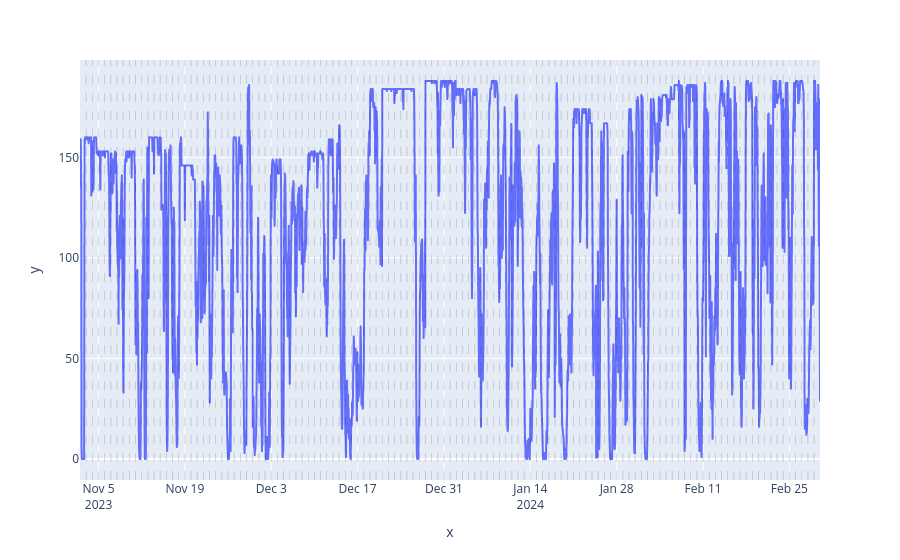

The cell this chart's notebook holds for it:
### Markdown cell above
- Import data
- Impute missing values

### Code cell
# Set the parameters
ressource_nb = 2
start_date = "2022-06-01 00:00:00" # Note: don't modify the start & end date for following requests
end_date = "2024-03-01 00:00:00"
eic_code = "17W0000014455708"
production_type = None
production_subtype = None

# Download generation data: don't forget to set the api_delay_bypass to true in the params in this case,
# and to reset it to false if you know that you will download fresh data from the api
gen_data = get_rte_data(ressource_nb = ressource_nb,
                        start_date = start_date,
                        end_date = end_date,
                        eic_code = eic_code,
                        production_type = production_type,
                        production_subtype = production_subtype)

# Preprocess the data with the preprocess pipeline: check data quality,
# construct a time-consistent df, constrain min and max values and impute missing values
gen_data_dt_preprocessed = preprocess_data(gen_data)

# Plot
plot_time_serie(gen_data_dt_preprocessed,
                "",
                "value",
                dt_index = True)

### Figure 1 — Plotly figure (JSON) as saved in the notebook; plotly's stock layout.template omitted (floating-point values rounded to 4 significant figures; data arrays with more than 128 entries replaced by an {"elided": "..."} marker saying what was removed)
{"data": [{"hovertemplate": "x=%{x}<br>y=%{y}<extra></extra>", "legendgroup": "", "line": {"color": "#636efa", "dash": "solid"}, "marker": {"symbol": "circle"}, "mode": "lines", "name": "", "showlegend": false, "type": "scattergl", "x": {"elided": "2880 str values"}, "xaxis": "x", "y": {"elided": "2880 float values"}, "yaxis": "y"}], "layout": {"legend": {"tracegroupgap": 0}, "margin": {"t": 60}, "shapes": [{"line": {"color": "black", "dash": "dash", "width": 0.5}, "opacity": 0.3, "type": "line", "x0": "2023-11-03T00:00:00", "x1": "2023-11-03T00:00:00", "xref": "x", "y0": 0, "y1": 1, "yref": "y domain"}, {"line": {"color": "black", "dash": "dash", "width": 0.5}, "opacity": 0.3, "type": "line", "x0": "2023-11-04T00:00:00", "x1": "2023-11-04T00:00:00", "xref": "x", "y0": 0, "y1": 1, "yref": "y domain"}, {"line": {"color": "black", "dash": "dash", "width": 0.5}, "opacity": 0.3, "type": "line", "x0": "2023-11-05T00:00:00", "x1": "2023-11-05T00:00:00", "xref": "x", "y0": 0, "y1": 1, "yref": "y domain"}, {"line": {"color": "black", "dash": "dash", "width": 0.5}, "opacity": 0.3, "type": "line", "x0": "2023-11-06T00:00:00", "x1": "2023-11-06T00:00:00", "xref": "x", "y0": 0, "y1": 1, "yref": "y domain"}, {"line": {"color": "black", "dash": "dash", "width": 0.5}, "opacity": 0.3, "type": "line", "x0": "2023-11-07T00:00:00", "x1": "2023-11-07T00:00:00", "xref": "x", "y0": 0, "y1": 1, "yref": "y domain"}, {"line": {"color": "black", "dash": "dash", "width": 0.5}, "opacity": 0.3, "type": "line", "x0": "2023-11-08T00:00:00", "x1": "2023-11-08T00:00:00", "xref": "x", "y0": 0, "y1": 1, "yref": "y domain"}, {"line": {"color": "black", "dash": "dash", "width": 0.5}, "opacity": 0.3, "type": "line", "x0": "2023-11-09T00:00:00", "x1": "2023-11-09T00:00:00", "xref": "x", "y0": 0, "y1": 1, "yref": "y domain"}, {"line": {"color": "black", "dash": "dash", "width": 0.5}, "opacity": 0.3, "type": "line", "x0": "2023-11-10T00:00:00", "x1": "2023-11-10T00:00:00", "xref": "x", "y0": 0, "y1": 1, "yref": "y domain"}, {"line": {"color": "black", "dash": "dash", "width": 0.5}, "opacity": 0.3, "type": "line", "x0": "2023-11-11T00:00:00", "x1": "2023-11-11T00:00:00", "xref": "x", "y0": 0, "y1": 1, "yref": "y domain"}, {"line": {"color": "black", "dash": "dash", "width": 0.5}, "opacity": 0.3, "type": "line", "x0": "2023-11-12T00:00:00", "x1": "2023-11-12T00:00:00", "xref": "x", "y0": 0, "y1": 1, "yref": "y domain"}, {"line": {"color": "black", "dash": "dash", "width": 0.5}, "opacity": 0.3, "type": "line", "x0": "2023-11-13T00:00:00", "x1": "2023-11-13T00:00:00", "xref": "x", "y0": 0, "y1": 1, "yref": "y domain"}, {"line": {"color": "black", "dash": "dash", "width": 0.5}, "opacity": 0.3, "type": "line", "x0": "2023-11-14T00:00:00", "x1": "2023-11-14T00:00:00", "xref": "x", "y0": 0, "y1": 1, "yref": "y domain"}, {"line": {"color": "black", "dash": "dash", "width": 0.5}, "opacity": 0.3, "type": "line", "x0": "2023-11-15T00:00:00", "x1": "2023-11-15T00:00:00", "xref": "x", "y0": 0, "y1": 1, "yref": "y domain"}, {"line": {"color": "black", "dash": "dash", "width": 0.5}, "opacity": 0.3, "type": "line", "x0": "2023-11-16T00:00:00", "x1": "2023-11-16T00:00:00", "xref": "x", "y0": 0, "y1": 1, "yref": "y domain"}, {"line": {"color": "black", "dash": "dash", "width": 0.5}, "opacity": 0.3, "type": "line", "x0": "2023-11-17T00:00:00", "x1": "2023-11-17T00:00:00", "xref": "x", "y0": 0, "y1": 1, "yref": "y domain"}, {"line": {"color": "black", "dash": "dash", "width": 0.5}, "opacity": 0.3, "type": "line", "x0": "2023-11-18T00:00:00", "x1": "2023-11-18T00:00:00", "xref": "x", "y0": 0, "y1": 1, "yref": "y domain"}, {"line": {"color": "black", "dash": "dash", "width": 0.5}, "opacity": 0.3, "type": "line", "x0": "2023-11-19T00:00:00", "x1": "2023-11-19T00:00:00", "xref": "x", "y0": 0, "y1": 1, "yref": "y domain"}, {"line": {"color": "black", "dash": "dash", "width": 0.5}, "opacity": 0.3, "type": "line", "x0": "2023-11-20T00:00:00", "x1": "2023-11-20T00:00:00", "xref": "x", "y0": 0, "y1": 1, "yref": "y domain"}, {"line": {"color": "black", "dash": "dash", "width": 0.5}, "opacity": 0.3, "type": "line", "x0": "2023-11-21T00:00:00", "x1": "2023-11-21T00:00:00", "xref": "x", "y0": 0, "y1": 1, "yref": "y domain"}, {"line": {"color": "black", "dash": "dash", "width": 0.5}, "opacity": 0.3, "type": "line", "x0": "2023-11-22T00:00:00", "x1": "2023-11-22T00:00:00", "xref": "x", "y0": 0, "y1": 1, "yref": "y domain"}, {"line": {"color": "black", "dash": "dash", "width": 0.5}, "opacity": 0.3, "type": "line", "x0": "2023-11-23T00:00:00", "x1": "2023-11-23T00:00:00", "xref": "x", "y0": 0, "y1": 1, "yref": "y domain"}, {"line": {"color": "black", "dash": "dash", "width": 0.5}, "opacity": 0.3, "type": "line", "x0": "2023-11-24T00:00:00", "x1": "2023-11-24T00:00:00", "xref": "x", "y0": 0, "y1": 1, "yref": "y domain"}, {"line": {"color": "black", "dash": "dash", "width": 0.5}, "opacity": 0.3, "type": "line", "x0": "2023-11-25T00:00:00", "x1": "2023-11-25T00:00:00", "xref": "x", "y0": 0, "y1": 1, "yref": "y domain"}, {"line": {"color": "black", "dash": "dash", "width": 0.5}, "opacity": 0.3, "type": "line", "x0": "2023-11-26T00:00:00", "x1": "2023-11-26T00:00:00", "xref": "x", "y0": 0, "y1": 1, "yref": "y domain"}, {"line": {"color": "black", "dash": "dash", "width": 0.5}, "opacity": 0.3, "type": "line", "x0": "2023-11-27T00:00:00", "x1": "2023-11-27T00:00:00", "xref": "x", "y0": 0, "y1": 1, "yref": "y domain"}, {"line": {"color": "black", "dash": "dash", "width": 0.5}, "opacity": 0.3, "type": "line", "x0": "2023-11-28T00:00:00", "x1": "2023-11-28T00:00:00", "xref": "x", "y0": 0, "y1": 1, "yref": "y domain"}, {"line": {"color": "black", "dash": "dash", "width": 0.5}, "opacity": 0.3, "type": "line", "x0": "2023-11-29T00:00:00", "x1": "2023-11-29T00:00:00", "xref": "x", "y0": 0, "y1": 1, "yref": "y domain"}, {"line": {"color": "black", "dash": "dash", "width": 0.5}, "opacity": 0.3, "type": "line", "x0": "2023-11-30T00:00:00", "x1": "2023-11-30T00:00:00", "xref": "x", "y0": 0, "y1": 1, "yref": "y domain"}, {"line": {"color": "black", "dash": "dash", "width": 0.5}, "opacity": 0.3, "type": "line", "x0": "2023-12-01T00:00:00", "x1": "2023-12-01T00:00:00", "xref": "x", "y0": 0, "y1": 1, "yref": "y domain"}, {"line": {"color": "black", "dash": "dash", "width": 0.5}, "opacity": 0.3, "type": "line", "x0": "2023-12-02T00:00:00", "x1": "2023-12-02T00:00:00", "xref": "x", "y0": 0, "y1": 1, "yref": "y domain"}, {"line": {"color": "black", "dash": "dash", "width": 0.5}, "opacity": 0.3, "type": "line", "x0": "2023-12-03T00:00:00", "x1": "2023-12-03T00:00:00", "xref": "x", "y0": 0, "y1": 1, "yref": "y domain"}, {"line": {"color": "black", "dash": "dash", "width": 0.5}, "opacity": 0.3, "type": "line", "x0": "2023-12-04T00:00:00", "x1": "2023-12-04T00:00:00", "xref": "x", "y0": 0, "y1": 1, "yref": "y domain"}, {"line": {"color": "black", "dash": "dash", "width": 0.5}, "opacity": 0.3, "type": "line", "x0": "2023-12-05T00:00:00", "x1": "2023-12-05T00:00:00", "xref": "x", "y0": 0, "y1": 1, "yref": "y domain"}, {"line": {"color": "black", "dash": "dash", "width": 0.5}, "opacity": 0.3, "type": "line", "x0": "2023-12-06T00:00:00", "x1": "2023-12-06T00:00:00", "xref": "x", "y0": 0, "y1": 1, "yref": "y domain"}, {"line": {"color": "black", "dash": "dash", "width": 0.5}, "opacity": 0.3, "type": "line", "x0": "2023-12-07T00:00:00", "x1": "2023-12-07T00:00:00", "xref": "x", "y0": 0, "y1": 1, "yref": "y domain"}, {"line": {"color": "black", "dash": "dash", "width": 0.5}, "opacity": 0.3, "type": "line", "x0": "2023-12-08T00:00:00", "x1": "2023-12-08T00:00:00", "xref": "x", "y0": 0, "y1": 1, "yref": "y domain"}, {"line": {"color": "black", "dash": "dash", "width": 0.5}, "opacity": 0.3, "type": "line", "x0": "2023-12-09T00:00:00", "x1": "2023-12-09T00:00:00", "xref": "x", "y0": 0, "y1": 1, "yref": "y domain"}, {"line": {"color": "black", "dash": "dash", "width": 0.5}, "opacity": 0.3, "type": "line", "x0": "2023-12-10T00:00:00", "x1": "2023-12-10T00:00:00", "xref": "x", "y0": 0, "y1": 1, "yref": "y domain"}, {"line": {"color": "black", "dash": "dash", "width": 0.5}, "opacity": 0.3, "type": "line", "x0": "2023-12-11T00:00:00", "x1": "2023-12-11T00:00:00", "xref": "x", "y0": 0, "y1": 1, "yref": "y domain"}, {"line": {"color": "black", "dash": "dash", "width": 0.5}, "opacity": 0.3, "type": "line", "x0": "2023-12-12T00:00:00", "x1": "2023-12-12T00:00:00", "xref": "x", "y0": 0, "y1": 1, "yref": "y domain"}, {"line": {"color": "black", "dash": "dash", "width": 0.5}, "opacity": 0.3, "type": "line", "x0": "2023-12-13T00:00:00", "x1": "2023-12-13T00:00:00", "xref": "x", "y0": 0, "y1": 1, "yref": "y domain"}, {"line": {"color": "black", "dash": "dash", "width": 0.5}, "opacity": 0.3, "type": "line", "x0": "2023-12-14T00:00:00", "x1": "2023-12-14T00:00:00", "xref": "x", "y0": 0, "y1": 1, "yref": "y domain"}, {"line": {"color": "black", "dash": "dash", "width": 0.5}, "opacity": 0.3, "type": "line", "x0": "2023-12-15T00:00:00", "x1": "2023-12-15T00:00:00", "xref": "x", "y0": 0, "y1": 1, "yref": "y domain"}, {"line": {"color": "black", "dash": "dash", "width": 0.5}, "opacity": 0.3, "type": "line", "x0": "2023-12-16T00:00:00", "x1": "2023-12-16T00:00:00", "xref": "x", "y0": 0, "y1": 1, "yref": "y domain"}, {"line": {"color": "black", "dash": "dash", "width": 0.5}, "opacity": 0.3, "type": "line", "x0": "2023-12-17T00:00:00", "x1": "2023-12-17T00:00:00", "xref": "x", "y0": 0, "y1": 1, "yref": "y domain"}, {"line": {"color": "black", "dash": "dash", "width": 0.5}, "opacity": 0.3, "type": "line", "x0": "2023-12-18T00:00:00", "x1": "2023-12-18T00:00:00", "xref": "x", "y0": 0, "y1": 1, "yref": "y domain"}, {"line": {"color": "black", "dash": "dash", "width": 0.5}, "opacity": 0.3, "type": "line", "x0": "2023-12-19T00:00:00", "x1": "2023-12-19T00:00:00", "xref": "x", "y0": 0, "y1": 1, "yref": "y domain"}, {"line": {"color": "black", "dash": "dash", "width": 0.5}, "opacity": 0.3, "type": "line", "x0": "2023-12-20T00:00:00", "x1": "2023-12-20T00:00:00", "xref": "x", "y0": 0, "y1": 1, "yref": "y domain"}, {"line": {"color": "black", "dash": "dash", "width": 0.5}, "opacity": 0.3, "type": "line", "x0": "2023-12-21T00:00:00", "x1": "2023-12-21T00:00:00", "xref": "x", "y0": 0, "y1": 1, "yref": "y domain"}, {"line": {"color": "black", "dash": "dash", "width": 0.5}, "opacity": 0.3, "type": "line", "x0": "2023-12-22T00:00:00", "x1": "2023-12-22T00:00:00", "xref": "x", "y0": 0, "y1": 1, "yref": "y domain"}, {"line": {"color": "black", "dash": "dash", "width": 0.5}, "opacity": 0.3, "type": "line", "x0": "2023-12-23T00:00:00", "x1": "2023-12-23T00:00:00", "xref": "x", "y0": 0, "y1": 1, "yref": "y domain"}, {"line": {"color": "black", "dash": "dash", "width": 0.5}, "opacity": 0.3, "type": "line", "x0": "2023-12-24T00:00:00", "x1": "2023-12-24T00:00:00", "xref": "x", "y0": 0, "y1": 1, "yref": "y domain"}, {"line": {"color": "black", "dash": "dash", "width": 0.5}, "opacity": 0.3, "type": "line", "x0": "2023-12-25T00:00:00", "x1": "2023-12-25T00:00:00", "xref": "x", "y0": 0, "y1": 1, "yref": "y domain"}, {"line": {"color": "black", "dash": "dash", "width": 0.5}, "opacity": 0.3, "type": "line", "x0": "2023-12-26T00:00:00", "x1": "2023-12-26T00:00:00", "xref": "x", "y0": 0, "y1": 1, "yref": "y domain"}, {"line": {"color": "black", "dash": "dash", "width": 0.5}, "opacity": 0.3, "type": "line", "x0": "2023-12-27T00:00:00", "x1": "2023-12-27T00:00:00", "xref": "x", "y0": 0, "y1": 1, "yref": "y domain"}, {"line": {"color": "black", "dash": "dash", "width": 0.5}, "opacity": 0.3, "type": "line", "x0": "2023-12-28T00:00:00", "x1": "2023-12-28T00:00:00", "xref": "x", "y0": 0, "y1": 1, "yref": "y domain"}, {"line": {"color": "black", "dash": "dash", "width": 0.5}, "opacity": 0.3, "type": "line", "x0": "2023-12-29T00:00:00", "x1": "2023-12-29T00:00:00", "xref": "x", "y0": 0, "y1": 1, "yref": "y domain"}, {"line": {"color": "black", "dash": "dash", "width": 0.5}, "opacity": 0.3, "type": "line", "x0": "2023-12-30T00:00:00", "x1": "2023-12-30T00:00:00", "xref": "x", "y0": 0, "y1": 1, "yref": "y domain"}, {"line": {"color": "black", "dash": "dash", "width": 0.5}, "opacity": 0.3, "type": "line", "x0": "2023-12-31T00:00:00", "x1": "2023-12-31T00:00:00", "xref": "x", "y0": 0, "y1": 1, "yref": "y domain"}, {"line": {"color": "black", "dash": "dash", "width": 0.5}, "opacity": 0.3, "type": "line", "x0": "2024-01-01T00:00:00", "x1": "2024-01-01T00:00:00", "xref": "x", "y0": 0, "y1": 1, "yref": "y domain"}, {"line": {"color": "black", "dash": "dash", "width": 0.5}, "opacity": 0.3, "type": "line", "x0": "2024-01-02T00:00:00", "x1": "2024-01-02T00:00:00", "xref": "x", "y0": 0, "y1": 1, "yref": "y domain"}, {"line": {"color": "black", "dash": "dash", "width": 0.5}, "opacity": 0.3, "type": "line", "x0": "2024-01-03T00:00:00", "x1": "2024-01-03T00:00:00", "xref": "x", "y0": 0, "y1": 1, "yref": "y domain"}, {"line": {"color": "black", "dash": "dash", "width": 0.5}, "opacity": 0.3, "type": "line", "x0": "2024-01-04T00:00:00", "x1": "2024-01-04T00:00:00", "xref": "x", "y0": 0, "y1": 1, "yref": "y domain"}, {"line": {"color": "black", "dash": "dash", "width": 0.5}, "opacity": 0.3, "type": "line", "x0": "2024-01-05T00:00:00", "x1": "2024-01-05T00:00:00", "xref": "x", "y0": 0, "y1": 1, "yref": "y domain"}, {"line": {"color": "black", "dash": "dash", "width": 0.5}, "opacity": 0.3, "type": "line", "x0": "2024-01-06T00:00:00", "x1": "2024-01-06T00:00:00", "xref": "x", "y0": 0, "y1": 1, "yref": "y domain"}, {"line": {"color": "black", "dash": "dash", "width": 0.5}, "opacity": 0.3, "type": "line", "x0": "2024-01-07T00:00:00", "x1": "2024-01-07T00:00:00", "xref": "x", "y0": 0, "y1": 1, "yref": "y domain"}, {"line": {"color": "black", "dash": "dash", "width": 0.5}, "opacity": 0.3, "type": "line", "x0": "2024-01-08T00:00:00", "x1": "2024-01-08T00:00:00", "xref": "x", "y0": 0, "y1": 1, "yref": "y domain"}, {"line": {"color": "black", "dash": "dash", "width": 0.5}, "opacity": 0.3, "type": "line", "x0": "2024-01-09T00:00:00", "x1": "2024-01-09T00:00:00", "xref": "x", "y0": 0, "y1": 1, "yref": "y domain"}, {"line": {"color": "black", "dash": "dash", "width": 0.5}, "opacity": 0.3, "type": "line", "x0": "2024-01-10T00:00:00", "x1": "2024-01-10T00:00:00", "xref": "x", "y0": 0, "y1": 1, "yref": "y domain"}, {"line": {"color": "black", "dash": "dash", "width": 0.5}, "opacity": 0.3, "type": "line", "x0": "2024-01-11T00:00:00", "x1": "2024-01-11T00:00:00", "xref": "x", "y0": 0, "y1": 1, "yref": "y domain"}, {"line": {"color": "black", "dash": "dash", "width": 0.5}, "opacity": 0.3, "type": "line", "x0": "2024-01-12T00:00:00", "x1": "2024-01-12T00:00:00", "xref": "x", "y0": 0, "y1": 1, "yref": "y domain"}, {"line": {"color": "black", "dash": "dash", "width": 0.5}, "opacity": 0.3, "type": "line", "x0": "2024-01-13T00:00:00", "x1": "2024-01-13T00:00:00", "xref": "x", "y0": 0, "y1": 1, "yref": "y domain"}, {"line": {"color": "black", "dash": "dash", "width": 0.5}, "opacity": 0.3, "type": "line", "x0": "2024-01-14T00:00:00", "x1": "2024-01-14T00:00:00", "xref": "x", "y0": 0, "y1": 1, "yref": "y domain"}, {"line": {"color": "black", "dash": "dash", "width": 0.5}, "opacity": 0.3, "type": "line", "x0": "2024-01-15T00:00:00", "x1": "2024-01-15T00:00:00", "xref": "x", "y0": 0, "y1": 1, "yref": "y domain"}, {"line": {"color": "black", "dash": "dash", "width": 0.5}, "opacity": 0.3, "type": "line", "x0": "2024-01-16T00:00:00", "x1": "2024-01-16T00:00:00", "xref": "x", "y0": 0, "y1": 1, "yref": "y domain"}, {"line": {"color": "black", "dash": "dash", "width": 0.5}, "opacity": 0.3, "type": "line", "x0": "2024-01-17T00:00:00", "x1": "2024-01-17T00:00:00", "xref": "x", "y0": 0, "y1": 1, "yref": "y domain"}, {"line": {"color": "black", "dash": "dash", "width": 0.5}, "opacity": 0.3, "type": "line", "x0": "2024-01-18T00:00:00", "x1": "2024-01-18T00:00:00", "xref": "x", "y0": 0, "y1": 1, "yref": "y domain"}, {"line": {"color": "black", "dash": "dash", "width": 0.5}, "opacity": 0.3, "type": "line", "x0": "2024-01-19T00:00:00", "x1": "2024-01-19T00:00:00", "xref": "x", "y0": 0, "y1": 1, "yref": "y domain"}, {"line": {"color": "black", "dash": "dash", "width": 0.5}, "opacity": 0.3, "type": "line", "x0": "2024-01-20T00:00:00", "x1": "2024-01-20T00:00:00", "xref": "x", "y0": 0, "y1": 1, "yref": "y domain"}, {"line": {"color": "black", "dash": "dash", "width": 0.5}, "opacity": 0.3, "type": "line", "x0": "2024-01-21T00:00:00", "x1": "2024-01-21T00:00:00", "xref": "x", "y0": 0, "y1": 1, "yref": "y domain"}, {"line": {"color": "black", "dash": "dash", "width": 0.5}, "opacity": 0.3, "type": "line", "x0": "2024-01-22T00:00:00", "x1": "2024-01-22T00:00:00", "xref": "x", "y0": 0, "y1": 1, "yref": "y domain"}, {"line": {"color": "black", "dash": "dash", "width": 0.5}, "opacity": 0.3, "type": "line", "x0": "2024-01-23T00:00:00", "x1": "2024-01-23T00:00:00", "xref": "x", "y0": 0, "y1": 1, "yref": "y domain"}, {"line": {"color": "black", "dash": "dash", "width": 0.5}, "opacity": 0.3, "type": "line", "x0": "2024-01-24T00:00:00", "x1": "2024-01-24T00:00:00", "xref": "x", "y0": 0, "y1": 1, "yref": "y domain"}, {"line": {"color": "black", "dash": "dash", "width": 0.5}, "opacity": 0.3, "type": "line", "x0": "2024-01-25T00:00:00", "x1": "2024-01-25T00:00:00", "xref": "x", "y0": 0, "y1": 1, "yref": "y domain"}, {"line": {"color": "black", "dash": "dash", "width": 0.5}, "opacity": 0.3, "type": "line", "x0": "2024-01-26T00:00:00", "x1": "2024-01-26T00:00:00", "xref": "x", "y0": 0, "y1": 1, "yref": "y domain"}, {"line": {"color": "black", "dash": "dash", "width": 0.5}, "opacity": 0.3, "type": "line", "x0": "2024-01-27T00:00:00", "x1": "2024-01-27T00:00:00", "xref": "x", "y0": 0, "y1": 1, "yref": "y domain"}, {"line": {"color": "black", "dash": "dash", "width": 0.5}, "opacity": 0.3, "type": "line", "x0": "2024-01-28T00:00:00", "x1": "2024-01-28T00:00:00", "xref": "x", "y0": 0, "y1": 1, "yref": "y domain"}, {"line": {"color": "black", "dash": "dash", "width": 0.5}, "opacity": 0.3, "type": "line", "x0": "2024-01-29T00:00:00", "x1": "2024-01-29T00:00:00", "xref": "x", "y0": 0, "y1": 1, "yref": "y domain"}, {"line": {"color": "black", "dash": "dash", "width": 0.5}, "opacity": 0.3, "type": "line", "x0": "2024-01-30T00:00:00", "x1": "2024-01-30T00:00:00", "xref": "x", "y0": 0, "y1": 1, "yref": "y domain"}, {"line": {"color": "black", "dash": "dash", "width": 0.5}, "opacity": 0.3, "type": "line", "x0": "2024-01-31T00:00:00", "x1": "2024-01-31T00:00:00", "xref": "x", "y0": 0, "y1": 1, "yref": "y domain"}, {"line": {"color": "black", "dash": "dash", "width": 0.5}, "opacity": 0.3, "type": "line", "x0": "2024-02-01T00:00:00", "x1": "2024-02-01T00:00:00", "xref": "x", "y0": 0, "y1": 1, "yref": "y domain"}, {"line": {"color": "black", "dash": "dash", "width": 0.5}, "opacity": 0.3, "type": "line", "x0": "2024-02-02T00:00:00", "x1": "2024-02-02T00:00:00", "xref": "x", "y0": 0, "y1": 1, "yref": "y domain"}, {"line": {"color": "black", "dash": "dash", "width": 0.5}, "opacity": 0.3, "type": "line", "x0": "2024-02-03T00:00:00", "x1": "2024-02-03T00:00:00", "xref": "x", "y0": 0, "y1": 1, "yref": "y domain"}, {"line": {"color": "black", "dash": "dash", "width": 0.5}, "opacity": 0.3, "type": "line", "x0": "2024-02-04T00:00:00", "x1": "2024-02-04T00:00:00", "xref": "x", "y0": 0, "y1": 1, "yref": "y domain"}, {"line": {"color": "black", "dash": "dash", "width": 0.5}, "opacity": 0.3, "type": "line", "x0": "2024-02-05T00:00:00", "x1": "2024-02-05T00:00:00", "xref": "x", "y0": 0, "y1": 1, "yref": "y domain"}, {"line": {"color": "black", "dash": "dash", "width": 0.5}, "opacity": 0.3, "type": "line", "x0": "2024-02-06T00:00:00", "x1": "2024-02-06T00:00:00", "xref": "x", "y0": 0, "y1": 1, "yref": "y domain"}, {"line": {"color": "black", "dash": "dash", "width": 0.5}, "opacity": 0.3, "type": "line", "x0": "2024-02-07T00:00:00", "x1": "2024-02-07T00:00:00", "xref": "x", "y0": 0, "y1": 1, "yref": "y domain"}, {"line": {"color": "black", "dash": "dash", "width": 0.5}, "opacity": 0.3, "type": "line", "x0": "2024-02-08T00:00:00", "x1": "2024-02-08T00:00:00", "xref": "x", "y0": 0, "y1": 1, "yref": "y domain"}, {"line": {"color": "black", "dash": "dash", "width": 0.5}, "opacity": 0.3, "type": "line", "x0": "2024-02-09T00:00:00", "x1": "2024-02-09T00:00:00", "xref": "x", "y0": 0, "y1": 1, "yref": "y domain"}, {"line": {"color": "black", "dash": "dash", "width": 0.5}, "opacity": 0.3, "type": "line", "x0": "2024-02-10T00:00:00", "x1": "2024-02-10T00:00:00", "xref": "x", "y0": 0, "y1": 1, "yref": "y domain"}, {"line": {"color": "black", "dash": "dash", "width": 0.5}, "opacity": 0.3, "type": "line", "x0": "2024-02-11T00:00:00", "x1": "2024-02-11T00:00:00", "xref": "x", "y0": 0, "y1": 1, "yref": "y domain"}, {"line": {"color": "black", "dash": "dash", "width": 0.5}, "opacity": 0.3, "type": "line", "x0": "2024-02-12T00:00:00", "x1": "2024-02-12T00:00:00", "xref": "x", "y0": 0, "y1": 1, "yref": "y domain"}, {"line": {"color": "black", "dash": "dash", "width": 0.5}, "opacity": 0.3, "type": "line", "x0": "2024-02-13T00:00:00", "x1": "2024-02-13T00:00:00", "xref": "x", "y0": 0, "y1": 1, "yref": "y domain"}, {"line": {"color": "black", "dash": "dash", "width": 0.5}, "opacity": 0.3, "type": "line", "x0": "2024-02-14T00:00:00", "x1": "2024-02-14T00:00:00", "xref": "x", "y0": 0, "y1": 1, "yref": "y domain"}, {"line": {"color": "black", "dash": "dash", "width": 0.5}, "opacity": 0.3, "type": "line", "x0": "2024-02-15T00:00:00", "x1": "2024-02-15T00:00:00", "xref": "x", "y0": 0, "y1": 1, "yref": "y domain"}, {"line": {"color": "black", "dash": "dash", "width": 0.5}, "opacity": 0.3, "type": "line", "x0": "2024-02-16T00:00:00", "x1": "2024-02-16T00:00:00", "xref": "x", "y0": 0, "y1": 1, "yref": "y domain"}, {"line": {"color": "black", "dash": "dash", "width": 0.5}, "opacity": 0.3, "type": "line", "x0": "2024-02-17T00:00:00", "x1": "2024-02-17T00:00:00", "xref": "x", "y0": 0, "y1": 1, "yref": "y domain"}, {"line": {"color": "black", "dash": "dash", "width": 0.5}, "opacity": 0.3, "type": "line", "x0": "2024-02-18T00:00:00", "x1": "2024-02-18T00:00:00", "xref": "x", "y0": 0, "y1": 1, "yref": "y domain"}, {"line": {"color": "black", "dash": "dash", "width": 0.5}, "opacity": 0.3, "type": "line", "x0": "2024-02-19T00:00:00", "x1": "2024-02-19T00:00:00", "xref": "x", "y0": 0, "y1": 1, "yref": "y domain"}, {"line": {"color": "black", "dash": "dash", "width": 0.5}, "opacity": 0.3, "type": "line", "x0": "2024-02-20T00:00:00", "x1": "2024-02-20T00:00:00", "xref": "x", "y0": 0, "y1": 1, "yref": "y domain"}, {"line": {"color": "black", "dash": "dash", "width": 0.5}, "opacity": 0.3, "type": "line", "x0": "2024-02-21T00:00:00", "x1": "2024-02-21T00:00:00", "xref": "x", "y0": 0, "y1": 1, "yref": "y domain"}, {"line": {"color": "black", "dash": "dash", "width": 0.5}, "opacity": 0.3, "type": "line", "x0": "2024-02-22T00:00:00", "x1": "2024-02-22T00:00:00", "xref": "x", "y0": 0, "y1": 1, "yref": "y domain"}, {"line": {"color": "black", "dash": "dash", "width": 0.5}, "opacity": 0.3, "type": "line", "x0": "2024-02-23T00:00:00", "x1": "2024-02-23T00:00:00", "xref": "x", "y0": 0, "y1": 1, "yref": "y domain"}, {"line": {"color": "black", "dash": "dash", "width": 0.5}, "opacity": 0.3, "type": "line", "x0": "2024-02-24T00:00:00", "x1": "2024-02-24T00:00:00", "xref": "x", "y0": 0, "y1": 1, "yref": "y domain"}, {"line": {"color": "black", "dash": "dash", "width": 0.5}, "opacity": 0.3, "type": "line", "x0": "2024-02-25T00:00:00", "x1": "2024-02-25T00:00:00", "xref": "x", "y0": 0, "y1": 1, "yref": "y domain"}, {"line": {"color": "black", "dash": "dash", "width": 0.5}, "opacity": 0.3, "type": "line", "x0": "2024-02-26T00:00:00", "x1": "2024-02-26T00:00:00", "xref": "x", "y0": 0, "y1": 1, "yref": "y domain"}, {"line": {"color": "black", "dash": "dash", "width": 0.5}, "opacity": 0.3, "type": "line", "x0": "2024-02-27T00:00:00", "x1": "2024-02-27T00:00:00", "xref": "x", "y0": 0, "y1": 1, "yref": "y domain"}, {"line": {"color": "black", "dash": "dash", "width": 0.5}, "opacity": 0.3, "type": "line", "x0": "2024-02-28T00:00:00", "x1": "2024-02-28T00:00:00", "xref": "x", "y0": 0, "y1": 1, "yref": "y domain"}, {"line": {"color": "black", "dash": "dash", "width": 0.5}, "opacity": 0.3, "type": "line", "x0": "2024-02-29T00:00:00", "x1": "2024-02-29T00:00:00", "xref": "x", "y0": 0, "y1": 1, "yref": "y domain"}], "xaxis": {"anchor": "y", "domain": [0, 1], "title": {"text": "x"}}, "yaxis": {"anchor": "x", "domain": [0, 1], "title": {"text": "y"}}}}
